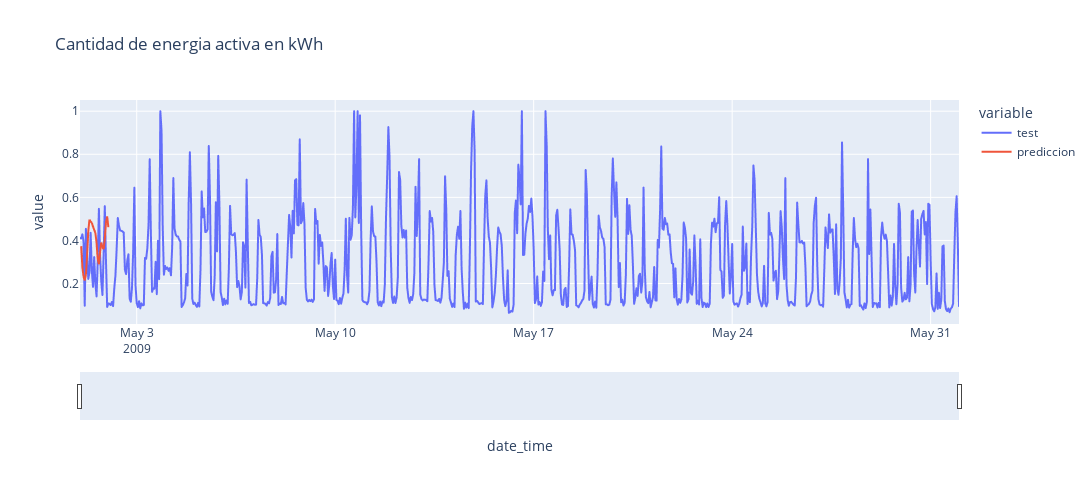

Notebook code cell kept with this figure:
### Markdown cell above
**Prediccion de un tiempo determinado con grafico interactivo**

### Code cell
datos_plot = pd.DataFrame({
    'test': datos_test['Global_active_power'],
    'prediccion':predicciones,
})
datos_plot.index.name = 'date_time'
fig = px.line(
    data_frame=datos_plot.reset_index(),
    x = 'date_time',
    y = datos_plot.columns,
    title = 'Cantidad de energia activa en kWh',
    width=1200,
    height= 500
)
fig.update_xaxes(rangeslider_visible=True)
fig.show()

### Figure 1 — Plotly figure (JSON) as saved in the notebook; plotly's stock layout.template omitted (floating-point values rounded to 4 significant figures; data arrays with more than 128 entries replaced by an {"elided": "..."} marker saying what was removed)
{"data": [{"hovertemplate": "variable=test<br>date_time=%{x}<br>value=%{y}<extra></extra>", "legendgroup": "test", "line": {"color": "#636efa", "dash": "solid"}, "marker": {"symbol": "circle"}, "mode": "lines", "name": "test", "showlegend": true, "type": "scattergl", "x": {"elided": "745 str values"}, "xaxis": "x", "y": {"elided": "745 float values"}, "yaxis": "y"}, {"hovertemplate": "variable=prediccion<br>date_time=%{x}<br>value=%{y}<extra></extra>", "legendgroup": "prediccion", "line": {"color": "#EF553B", "dash": "solid"}, "marker": {"symbol": "circle"}, "mode": "lines", "name": "prediccion", "showlegend": true, "type": "scattergl", "x": {"elided": "745 str values"}, "xaxis": "x", "y": {"elided": "745 float values"}, "yaxis": "y"}], "layout": {"height": 500, "legend": {"title": {"text": "variable"}, "tracegroupgap": 0}, "title": {"text": "Cantidad de energia activa en kWh"}, "width": 1200, "xaxis": {"anchor": "y", "domain": [0, 1], "rangeslider": {"visible": true}, "title": {"text": "date_time"}}, "yaxis": {"anchor": "x", "domain": [0, 1], "title": {"text": "value"}}}}
